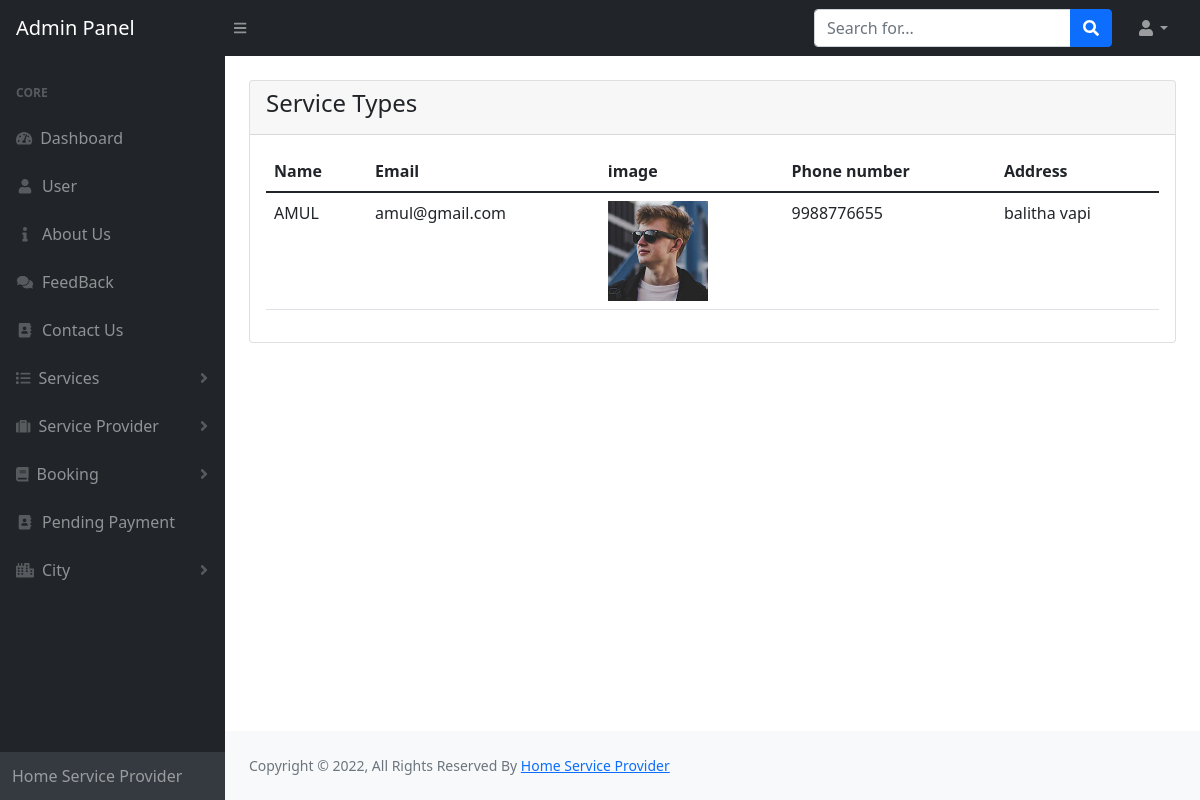
Screenshot of /admin/user1.php?id=1 with the database file from the repository.
### tables this page shows
CREATE TABLE `user` (
  `uid` int(11) NOT NULL,
  `name` varchar(100) NOT NULL,
  `email` varchar(100) NOT NULL,
  `pass` varchar(100) NOT NULL,
  `p_no` varchar(10) NOT NULL,
  `address` varchar(100) NOT NULL,
  `img` varchar(100) NOT NULL
);

### admin/user1.php (the view, shortened to what this page needs)
<?php
include('includes/header.php');
?>
<div class="container-fluid px-4">
     <div class="row mt-4">
        <div class="col-md-12">
            <div class="card">
                <div class="card-header">
                    <h4>Service Types
                    </h4>
                </div>
                <div class="card-body">
                <table  class="table table-stripped" id="myTable">
                                    <thead class="">
                                        <tr>
                                            <th>Name</th>
                                            <th>Email</th>
                                            <th>image</th>
                                            <th>Phone number</th>
                                            <th>Address</th>
                                        </tr>
                                    </thead>
                                    <tbody>
									<?php
												include("includes/conn.php");
														$id=$_REQUEST['id'];
       												  $sql = "SELECT * from user where uid='$id'";
        											 $result =  mysqli_query($conn , $sql);
    											     if (mysqli_num_rows($result) > 0) {
          													  while($row = mysqli_fetch_row($result)) {
									?>
                                        <tr>
                                            <td><?php echo $row[1];?></td>
                                            <td><?php echo $row[2];?></td>
                                            <td><img src="../gallery/<?php echo $row[6];?>"class="profile" height="100"width="100"/></td>
                                            <td><?php echo $row[4];?></td>
                                            <td><?php echo $row[5];?></td>
                                        </tr>
													 <?php }}?>
                                    </tbody>
                                </table>
                </div>
            </div>
        </div>
     </div>
<?php
include('includes/footer.php');
include('includes/scripts.php');
?>

### rows the page displays
user: name "AMUL", email "amul@gmail.com", img (picture), p_no "9988776655", address "balitha vapi"
